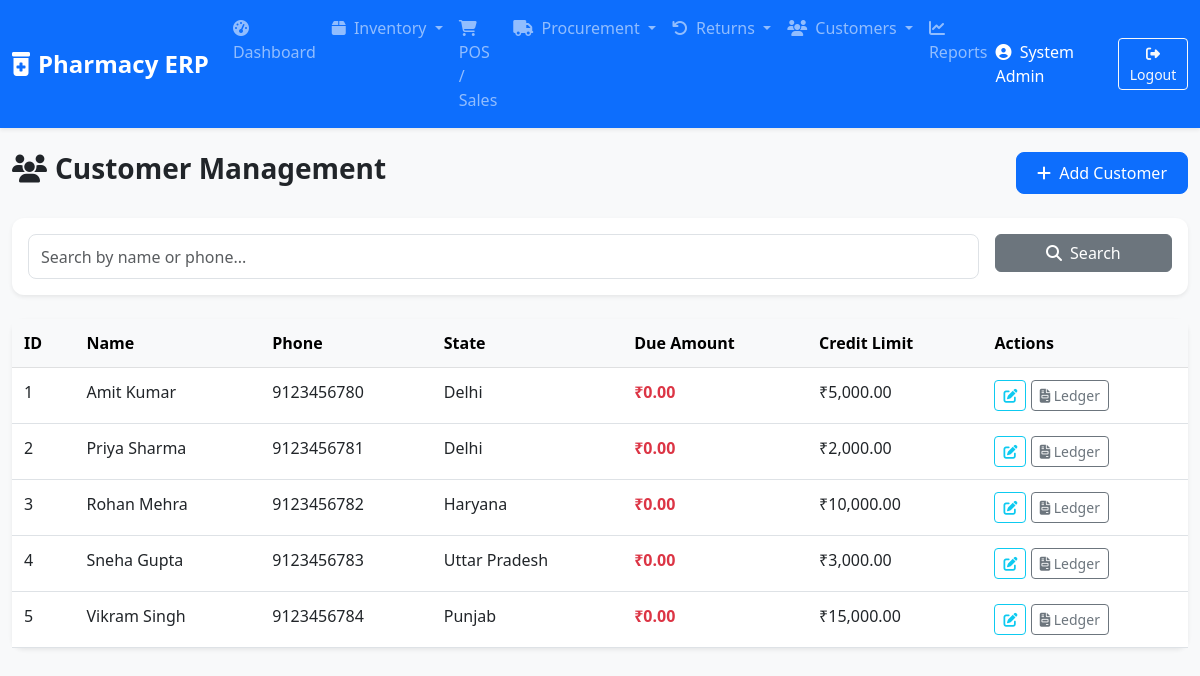
/customers.php (signed in), run on the app's committed database.
### tables this page shows
CREATE TABLE customers (
    id INT AUTO_INCREMENT PRIMARY KEY,
    name VARCHAR(255) NOT NULL,
    phone VARCHAR(20),
    email VARCHAR(100),
    address TEXT,
    state VARCHAR(100),
    credit_limit DECIMAL(15,2) DEFAULT 0.00,
    current_due DECIMAL(15,2) DEFAULT 0.00,
    advance_balance DECIMAL(15,2) DEFAULT 0.00,
    created_at TIMESTAMP DEFAULT CURRENT_TIMESTAMP,
    INDEX (phone)
);

### includes/functions.php (called while the page is built, shortened)
<?php
function formatCurrency($amount) {
    return '₹' . number_format($amount, 2);
}
?>

### customers.php (the view, shortened to what this page needs)
<?php
include 'includes/header.php';
$conn = get_db_conn();
$search = isset($_GET['search']) ? sanitizeInput($_GET['search']) : '';
if ($search) {
    $searchTerm = "%$search%";
    $stmt = $conn->prepare("SELECT * FROM customers WHERE name LIKE ? OR phone LIKE ?");
    $stmt->bind_param("ss", $searchTerm, $searchTerm);
    $stmt->execute();
    $customers = $stmt->get_result();
} else {
    $customers = $conn->query("SELECT * FROM customers");
}
?>
<div class="row">
    <div class="col-md-12 d-flex justify-content-between align-items-center mb-4">
        <h3 class="fw-bold"><i class="fas fa-users me-2"></i>Customer Management</h3>
        <button class="btn btn-primary" data-bs-toggle="modal" data-bs-target="#addCustomerModal">
            <i class="fas fa-plus me-1"></i> Add Customer
        </button>
    </div>
</div>
<div class="card shadow-sm border-0 mb-4">
    <div class="card-body">
        <form method="GET" class="row g-3">
            <div class="col-md-10">
                <input type="text" name="search" class="form-control" placeholder="Search by name or phone..." value="<?php echo $search; ?>">
            </div>
            <div class="col-md-2">
                <button type="submit" class="btn btn-secondary w-100"><i class="fas fa-search me-1"></i> Search</button>
            </div>
        </form>
    </div>
</div>
<div class="card shadow-sm border-0">
    <div class="card-body p-0">
        <div class="table-responsive">
            <table class="table table-hover mb-0">
                <thead class="table-light">
                    <tr>
                        <th>ID</th>
                        <th>Name</th>
                        <th>Phone</th>
                        <th>State</th>
                        <th>Due Amount</th>
                        <th>Credit Limit</th>
                        <th>Actions</th>
                    </tr>
                </thead>
                <tbody>
                    <?php while ($c = $customers->fetch_assoc()): ?>
                    <tr>
                        <td><?php echo $c['id']; ?></td>
                        <td><?php echo $c['name']; ?></td>
                        <td><?php echo $c['phone']; ?></td>
                        <td><?php echo $c['state']; ?></td>
                        <td class="text-danger fw-bold"><?php echo formatCurrency($c['current_due']); ?></td>
                        <td><?php echo formatCurrency($c['credit_limit']); ?></td>
                        <td>
                            <button class="btn btn-sm btn-outline-info edit-customer" data-customer='<?php echo json_encode($c); ?>'><i class="fas fa-edit"></i></button>
                            <a href="customer_ledger.php?id=<?php echo $c['id']; ?>" class="btn btn-sm btn-outline-secondary"><i class="fas fa-file-invoice"></i> Ledger</a>
                        </td>
                    </tr>
                    <?php endwhile; ?>
                </tbody>
            </table>
        </div>
    </div>
</div>
<?php include 'includes/footer.php'; ?>

### css/style.css (style rules this page uses)
body { font-family: 'Segoe UI', Tahoma, Geneva, Verdana, sans-serif; }
.card { border-radius: 12px; }
.shadow-sm { box-shadow: 0 .125rem .25rem rgba(0,0,0,.075)!important; }
.table > :not(caption) > * > * { padding: .75rem .75rem; }
.btn-primary { background-color: #0d6efd; border-color: #0d6efd; padding: 0.5rem 1.25rem; border-radius: 8px; }
.form-control, .form-select { border-radius: 8px; padding: 0.6rem .75rem; }

### data on the page
customers: id "1", name "Amit Kumar", phone "9123456780", state "Delhi", current_due "₹0.00", credit_limit "₹5,000.00"
customers: id "2", name "Priya Sharma", phone "9123456781", state "Delhi", current_due "₹0.00", credit_limit "₹2,000.00"
customers: id "3", name "Rohan Mehra", phone "9123456782", state "Haryana", current_due "₹0.00", credit_limit "₹10,000.00"
customers: id "4", name "Sneha Gupta", phone "9123456783", state "Uttar Pradesh", current_due "₹0.00", credit_limit "₹3,000.00"
customers: id "5", name "Vikram Singh", phone "9123456784", state "Punjab", current_due "₹0.00", credit_limit "₹15,000.00"

### other printed values
$_SESSION['full_name'] "System Admin"
